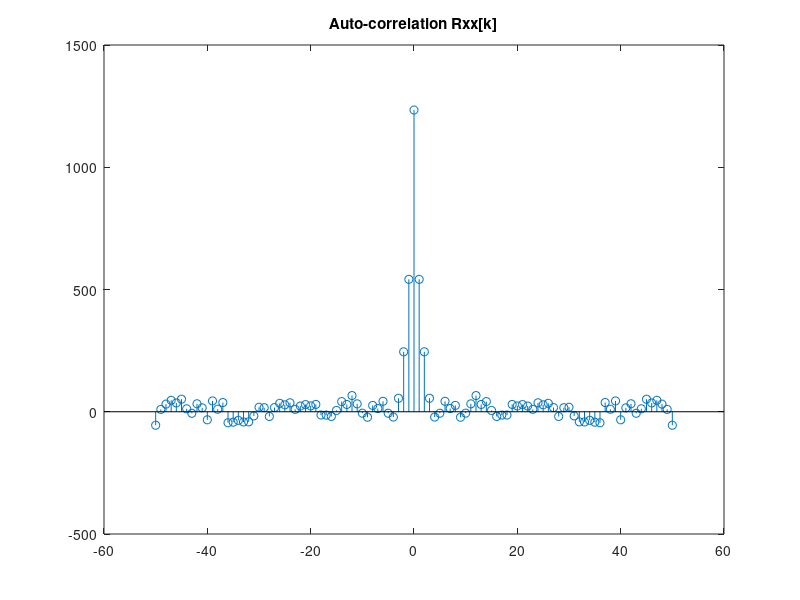
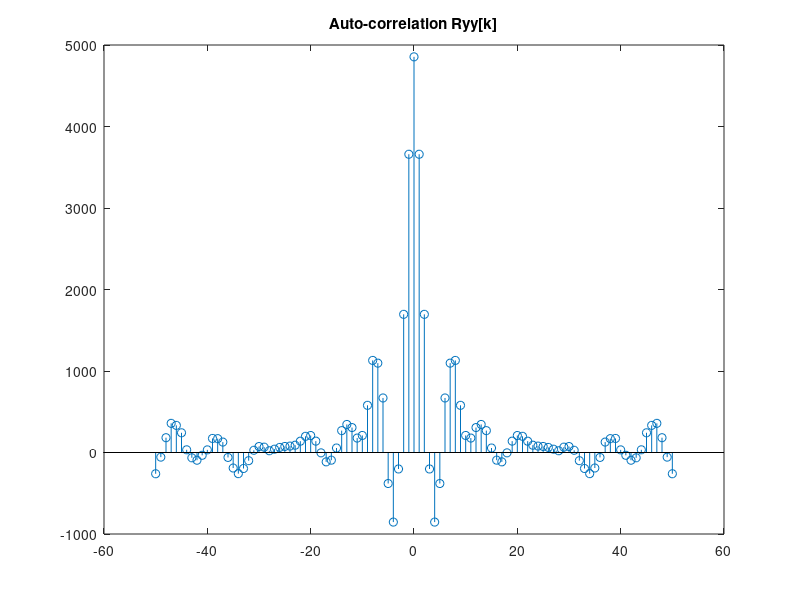
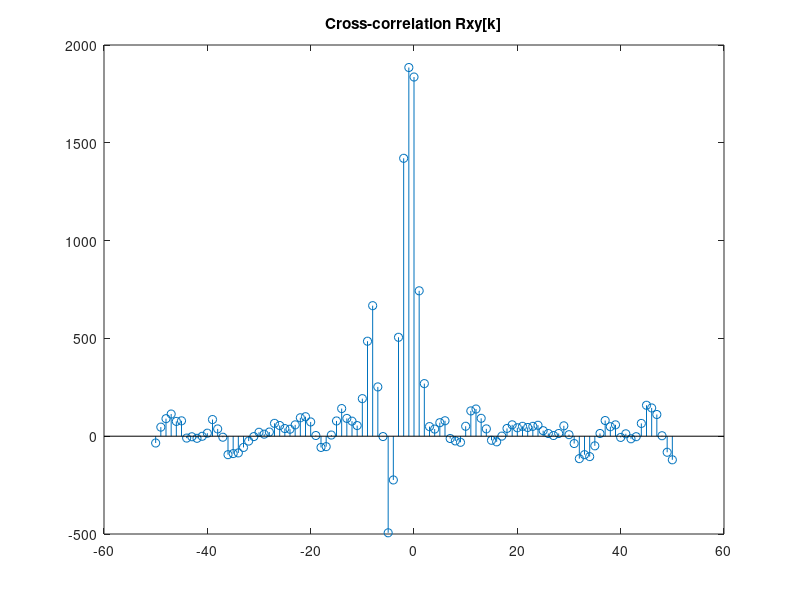
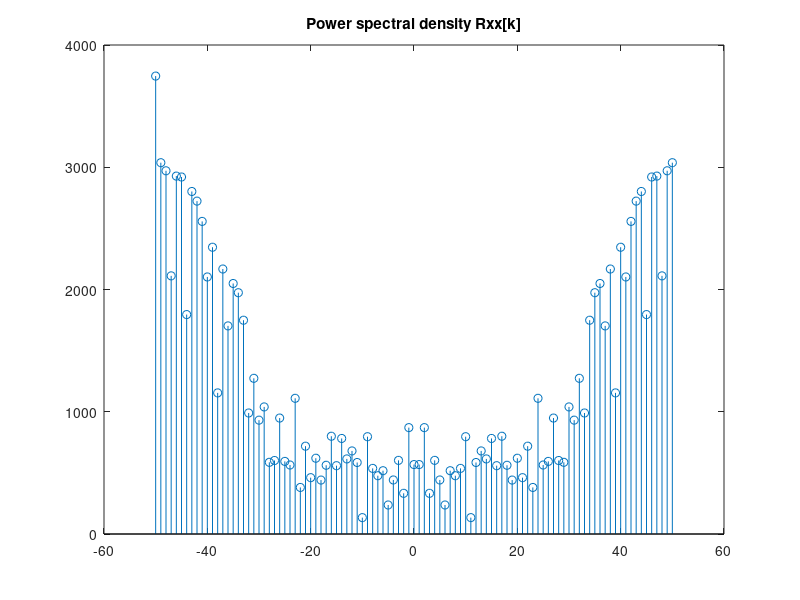

MATLAB code for these plots, in order:
input_output = importdata("input_output.mat");

x = input_output.x;
y = input_output.y;

lag = 50;
lag_plot = -lag:lag;

max_M = 20;

Rxx = xcorr(x, lag);
Ryy = xcorr(y, lag);
Rxy = xcorr(x, y, lag);

figure(1)
stem(lag_plot,Rxx)
title("Auto-correlation Rxx[k]")
figure(2)
stem(lag_plot,Ryy)
title("Auto-correlation Ryy[k]")
figure(3)
stem(lag_plot,Rxy)
title("Cross-correlation Rxy[k]")

fftRxx = fft(Rxx);
fftRyy = fft(Ryy);
fftRxy = fft(Rxy);

figure(4)
stem(lag_plot,abs(fftRxx))
title("Power spectral density Rxx[k]")
figure(5)
stem(lag_plot,abs(fftRyy))
title("Power spectral density Ryy[k]")

Ryx = xcorr(y, x, lag);
 
MSE = zeros(1, max_M-1);

for M = 2:max_M
    Rxx_m = toeplitz(Rxx(lag+1:lag+1+M)); % As the function in matlab gives both sides we need to skip to lag 50 to be at 1
    Ryx_v = Ryx(lag+1:lag+M+1);

    h_est = Rxx_m \ Ryx_v;

    y_est = filter(h_est, 1, x)
    
    MSE(M-1) = immse(y_est, y)
end 

plot_M = 2:max_M
figure(6)
plot(plot_M,MSE)
title('M vs MSE')